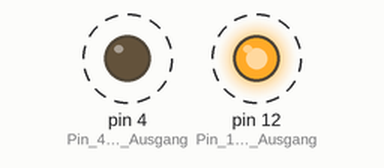
Recording of a sketch running on a simulated Arduino Uno, built with avr-gcc and run on an emulated ATmega328P. Shown: output pins drawn as LEDs (lit = HIGH). Dashed ring = blinking.

Above: at 0.5 s.
Timing chart, 0 to 4.6 s (numbered marks = the images above):
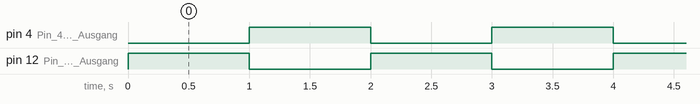

The sketch:

Arduino05_01_zweiLEDs.ino
```cpp
void setup() //Wir starten mit dem Setup
{
  pinMode(12, OUTPUT); // Pin 12 ist ein Ausgang.
  pinMode(4, OUTPUT); // Pin 4 ist ein Ausgang.
}

void loop() // Das Hauptprogramm beginnt.
{
  digitalWrite(12, HIGH); // Schalte die LED an Pin12 an.
  delay(1000); // Warte 1000 Millisekunden.
  digitalWrite(12, LOW); // Schalte die LED an Pin12 aus.
  digitalWrite(4, HIGH); // Schalte die LED an Pin4 ein.
  delay(1000); // Warte 1000 Millisekunden.
  digitalWrite(4, LOW); // Schalte die LED an Pin4 aus.
}
```

Measured:
- by itself, pin 4 (Pin_4_ist_ein_Ausgang), pin 12 (Pin_12_ist_ein_Ausgang): alternates HIGH for 1.0 s and LOW for 1.0 s
- by itself, everything shown: repeats every 2.0 s, in 3 steps
